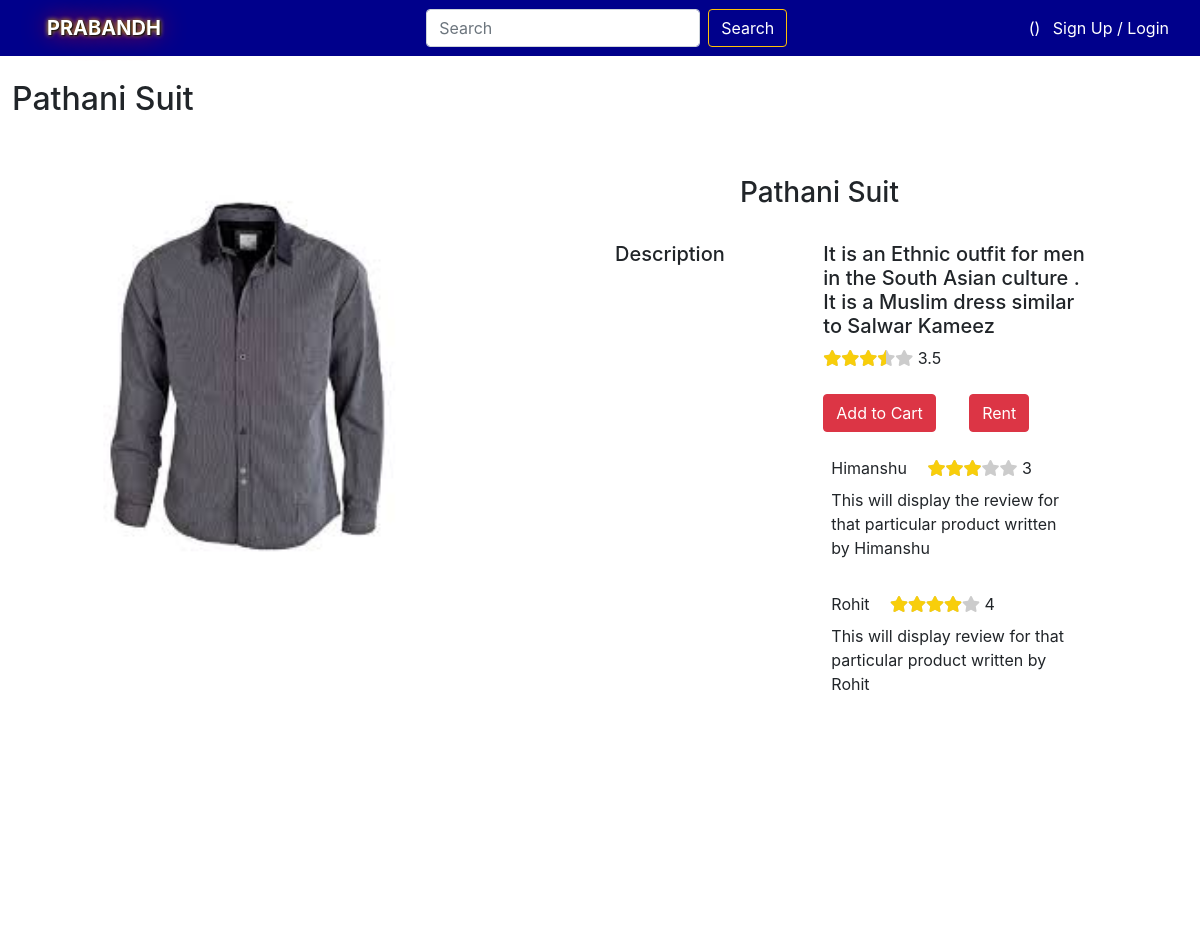
Screenshot of /Image/1 with the database file from the repository.
### Rent/models.py (models this page shows)
class Product(models.Model):
    seller_of_item=models.ForeignKey(Seller,related_name='seller_of_item', on_delete=models.CASCADE)
    availability=models.BooleanField(default=True)
    title=models.CharField(max_length=20)
    category = models.ForeignKey(Category, on_delete=models.SET_NULL, blank=True, null=True)
    subcategory=models.ForeignKey(Subcategory,on_delete=models.SET_NULL, blank=True, null=True)
    rental_price=models.IntegerField()
    about=models.TextField()
    deposit=models.IntegerField()
    image_of_product=models.ImageField(upload_to='title_photos')
    def __str__(self):
        return self.title

class Ratings(models.Model):
    rating_for_product=models.ForeignKey(Product, related_name='rating_for_product', on_delete=models.CASCADE)
    rating_by=models.ForeignKey(User, related_name='rating_by', on_delete=models.CASCADE)
    rating=models.FloatField()
    review=models.TextField()

### Rent/views.py (the view)
# urls.py: path('Image/<prod_id>',views.Prod_view,name="Prod_view"),
def Prod_view(request, prod_id):
    request.session['p_id']=prod_id
    ppk=prod_id
    obj = Ratings.objects.filter(rating_for_product = Product.objects.get(id=ppk))
    context={
        'Product':Photo.objects.filter(product_photo__id=ppk),
        'pro':Product.objects.get(id=ppk),
        'pform':PhotoForm,
        'object': obj
    }
    print(Photo.objects.filter(product_photo__id=ppk))
    print(Product.objects.get(id=ppk))
    if str(request.user) == str(Product.objects.get(id=ppk).seller_of_item):
        print(str(request.user) + " " + str(Product.objects.get(id=ppk).seller_of_item))
        return render(request, 'Rent/ProdView.html', context)
    else:
        print(str(request.user) + " " + str(Product.objects.get(id=ppk).seller_of_item))
        return render(request, 'Rent/ProdViewCust.html', context)

### User/models.py (called while the page is built)
    def __str__(self):
        return self.seller.username

### Rent/templates/Rent/ProdViewCust.html (shortened to what this page needs)
{% extends 'User/basic.html' %}
{% load static %}
{% block css %}
<link rel="stylesheet" href="{% static 'Rent/css/ProdViewCust.css' %}?{% now "U" %}">
<link rel="stylesheet" href="https://use.fontawesome.com/releases/v5.0.8/css/all.css">
<link rel="stylesheet" href="https://maxcdn.bootstrapcdn.com/bootstrap/4.0.0/css/bootstrap.min.css">
{% endblock %}
{% block content %}
<div class="container-fluid">
    <br>
    <div class="row">
        <h2>{{ pro.title }}</h2>
        <br>
        <br>
        <br>
        <div class="col-sm-5 left1">
            <div class="col-12 left">
                {% include 'Rent/loop.html' %}
            </div>
        </div>
        <div class="col-sm-1"></div>
        <div class="col-sm-5 right col-xs-12">
            <div class="row">
                <div class="col-12">
                    <br>
                    <div class="row justify-content-center">
                        <div class="col-6">
                            <h3>{{ pro.title }}</h3>
                        </div>
                    </div>
                    <br>
                    <div class="row">
                        <div class="col-5">
                            <h5>Description</h5>
                        </div>
                        <div class="col-7">
                            <div class="aboutblock">
                                <h5>{{ pro.about }}</h5>
                            </div>
                            <div class="Average">
                                <span>
                                    <div class="stars-outer">
                                        <div class="stars-inner"></div>
                                    </div>
                                    <span class="number-rating"></span>
                                </span>
                            </div>
                            <form method="POST" class="photoform" enctype="multipart/form-data">
                                <br>
                                <div class="row">
                                    <div class="col-sm">
                                        <a href="/cartadd/{{pro.id}}" class="btn btn-danger file" data-val="{{ pro.id }}" type="submit">Add to Cart</a>
                                    </div>
                                    <div class="col-sm product">
                                        <button class="btn btn-danger">Rent</button>
                                    </div>
                                </div>
                            </form>
                            <br>
                            <div>
                                <div class="table table-striped">
                                    <div>
                                        {% for i in object %}
                                        <div class="{{ i.rating_by }}">
                                            <span>{{ i.rating_by }}</span>
                                            <span>
                                                <div class="stars-outer">
                                                    <div class="stars-inner"></div>
                                                </div>
                                                <span class="number-rating"></span>
                                            </span>
                                            <div>{{ i.review }}</div>
                                        </div>
                                        <br>
                                        {% endfor %}
                                        <br>
                                    </div>
                                </div>
                            </div>
                        </div>
                    </div>
                </div>
            </div>
        </div>
    </div>
</div>
{% endblock %}

### User/templates/User/basic.html (shortened to what this page needs)
<!DOCTYPE html>
<html lang="en">
<head>
  <link href="https://cdn.jsdelivr.net/npm/bootstrap@5.1.0/dist/css/bootstrap.min.css" rel="stylesheet"
>
  {% block css %}{% endblock css %}
</head>
  <body>
      <nav class="navbar navbar-dark " style="background-color:darkblue;">
          <div class="container-fluid">
            <div class="me-4 mx-3">
              <b>
              <a href="/" class="navbar-brand" style="color: white; text-shadow: 1px 1px 2px black, 0 0 25px red, 0 0 5px yellow;">
              PRABANDH</a>
                </b>
            </div>
            <form class="d-flex" method='get' action='/search/1'>
              <input class="form-control me-2" type="text" placeholder="Search" aria-label="Search" name="search" id="search">
              <button class="btn btn-outline-warning" type="submit" ><a href="/search/1" style="color:white; text-decoration: none;" >Search </a></button>
            </form>
            <div class="color">
              <a href="/noti" style="color:white;text-decoration:none;" class="mx-2">({{k}})</a>
              {% if user.is_authenticated %}
                <a href="/user/profile" class="text-decoration-none" style="color: white">Welcome, {{user}}</a>
                <a href="/user/logout" class="text-decoration-none mx-2" style="color: white">logout</a>
              {% else %}
                <a href="/user/" class="text-decoration-none" style="color: white">Sign Up</a>
                <span style="color: white">/</span>
                <a href="/user/login" class="text-decoration-none" style="color: white">Login</a>
              {% endif %}
            </div>
          </div>
      </nav>
  {% block content %}{% endblock %}
    </body>
</html>

### Rent/templates/Rent/loop.html (shortened to what this page needs)
    <div class="col-12 k">
        <div id="carouselExampleControls" class="carousel slide" data-bs-ride="carousel">
            <div class="carousel-inner">
                    <div class="carousel-item active">
                        <img src="{{ pro.image_of_product.url }}" class="d-block w-100" alt="...">
                    </div>
            </div>
            <button class="carousel-control-prev" type="button" data-bs-target="#carouselExampleControls" data-bs-slide="prev">
              <span class="carousel-control-prev-icon" aria-hidden="true"></span>
            </button>
            <button class="carousel-control-next" type="button" data-bs-target="#carouselExampleControls" data-bs-slide="next">
              <span class="carousel-control-next-icon" aria-hidden="true"></span>
            </button>
          </div>
    </div>

### Rent/static/Rent/css/ProdViewCust.css (style rules this page uses)
.left1 { height: max-content; overflow: hidden; transition: 0.5s ease-in; }
.left { background-color: white; transition: 0.5s ease-in; padding: 20px; overflow: hidden; height: inherit; overflow-y: scroll; transition: 0.5s ease-in; }
.right { background-color: white; height: 100vh; }
.aboutblock { display: block; word-wrap: break-word; overflow: hidden; overflow-y: scroll; max-height: 130px; border-radius: 1px; }
h5 { color: black; font-family: "Nunito Sans", "Helvetica Neue", sans-serif; font-weight: 900; font-size: 22px; margin-bottom: 10px; }
h2, h3 { color: black; font-family: "Nunito Sans", "Helvetica Neue", sans-serif; font-weight: 900; margin-bottom: 10px; }
body { background-image: white; }

### Rent/templates/Rent/ProdViewCust.html (style rules this page uses)
.stars-outer { position: relative; display: inline-block; }
.stars-inner { position: absolute; top: 0; left: 0; white-space: nowrap; overflow: hidden; width: 0; }
.stars-outer::before { content: "\f005 \f005 \f005 \f005 \f005"; font-family: "Font Awesome 5 Free"; font-weight: 900; color: #ccc; }
.stars-inner::before { content: "\f005 \f005 \f005 \f005 \f005"; font-family: "Font Awesome 5 Free"; font-weight: 900; color: #f8ce0b; }

### rows the page displays
Product: title "Pathani Suit", image_of_product (picture), about "It is an Ethnic outfit for men in the South Asian culture . It is a Muslim dress similar to Salwar Kameez"
Ratings: rating_by "Himanshu", review "This will display the review for that particular product written by Himanshu"
Ratings: rating_by "Rohit", review "This will display review for that particular product written by Rohit"
